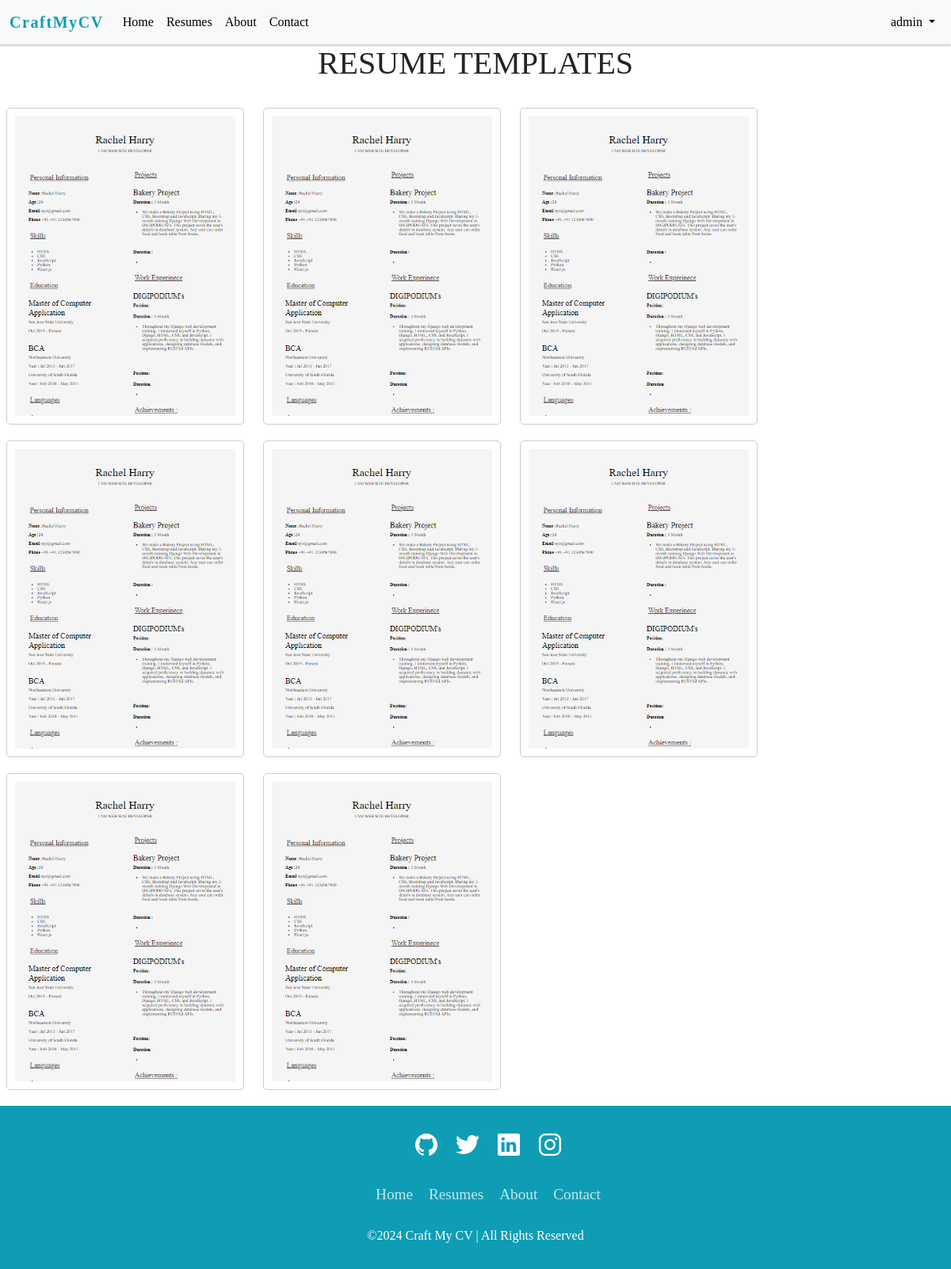
Page /resume_templates (signed in) on the earlier database version.
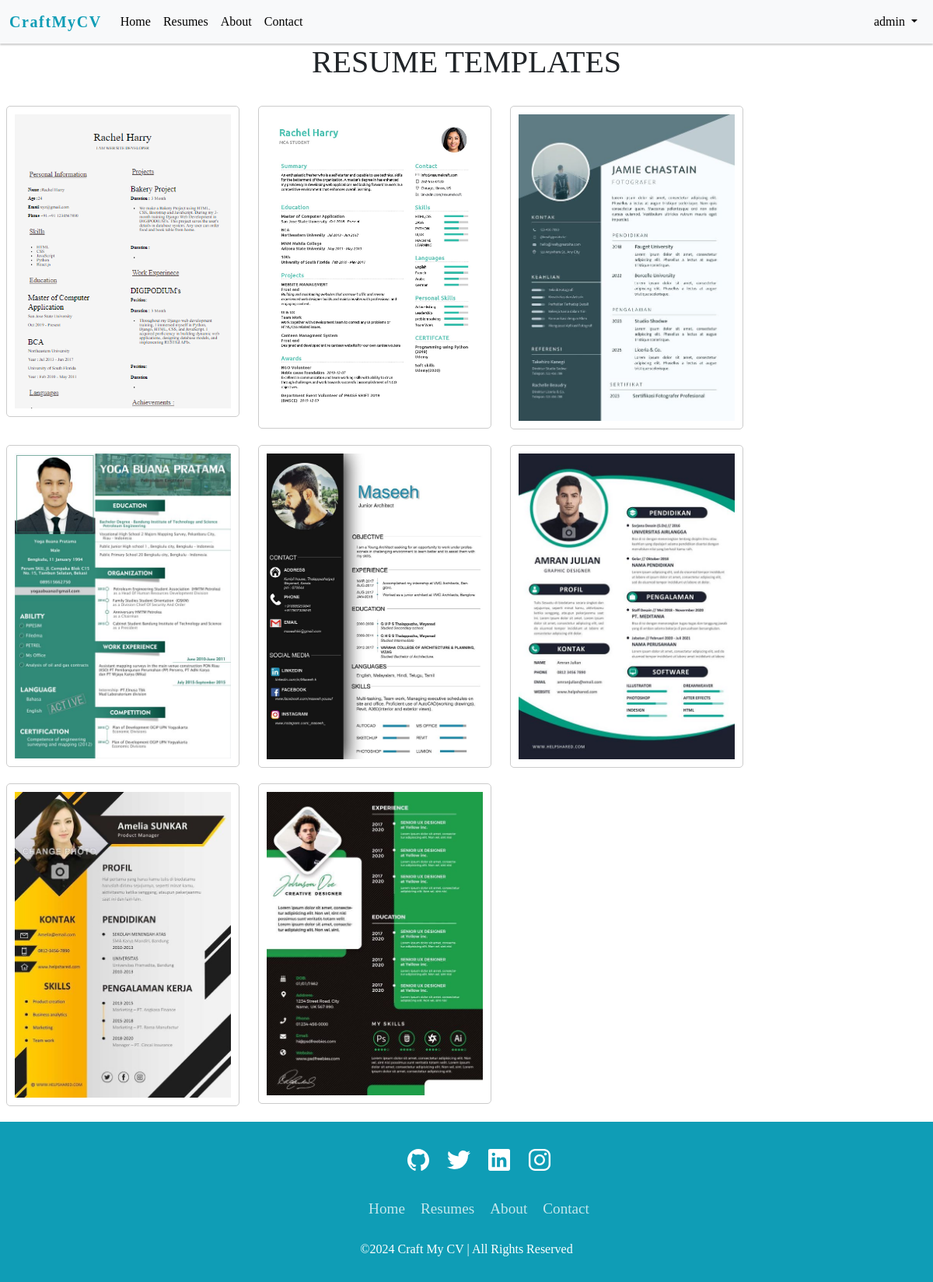
Same page on the later database version.
### resumebuilder/models.py (models this page shows, shortened)
class ResumeTemplate(models.Model):
    name = models.CharField(max_length=100)
    image = models.ImageField(upload_to='resume_templates/')

### resumebuilder/views.py (the view)
# urls.py: path("resume_templates", views.resume_templates, name="resume_templates"),
@login_required
def resume_templates(request):
    templates = ResumeTemplate.objects.all()
    return render(request, 'resumebuilder/resume_templates.html', {'templates': templates})

### templates/resumebuilder/resume_templates.html (shortened to what this page needs)
{% extends 'layout/base.html' %}
{% load static %}
{% block body %}
<h1>RESUME TEMPLATES</h1>
<div class="card-container">
    {% for template in templates %}
    <div class="template-card">
        <img src="{{ template.image.url }}" alt="{{ template.name }}">
    </div>
    {% endfor %}
</div>
{% endblock body %}

### templates/layout/base.html (shortened to what this page needs)
<!doctype html>
<html lang="en">
<head>
    <link href="https://cdn.jsdelivr.net/npm/bootstrap@5.3.2/dist/css/bootstrap.min.css" rel="stylesheet"
 />
    <link rel="stylesheet" type="text/css" href="//cdn.jsdelivr.net/npm/slick-carousel@1.8.1/slick/slick.css" />
    <link rel="stylesheet" type="text/css" href="//cdn.jsdelivr.net/npm/slick-carousel@1.8.1/slick/slick-theme.css" />
    <link rel="stylesheet" href="https://cdnjs.cloudflare.com/ajax/libs/font-awesome/6.5.2/css/all.min.css"
 />
</head>
<body>
    <header>
        {% include 'components/navbar.html' %}
    </header>
    <main>
        {% block body %}
        {% endblock body %}
    </main>
    <footer>
        {% include 'components/footer.html' %}
    </footer>
</body>
</html>

### templates/components/navbar.html (shortened to what this page needs)
{% load static %}
{% block body %}
<nav class="navbar navbar-expand-lg navbar-light bg-light">
  <div class="container-fluid">
    <a class="navbar-brand" href="#">CraftMyCV</a>
    <div class="collapse navbar-collapse" id="navbarSupportedContent">
      <ul class="navbar-nav me-auto mb-2 mb-lg-0">
        <li class="nav-item">
          <a class="nav-link active" aria-current="page" href="{% url 'home' %}">Home</a>
        </li>
        <li class="nav-item">
          <a class="nav-link" href="{% url 'resume_templates' %}">Resumes</a>
        </li>
        <li class="nav-item">
          <a class="nav-link" href="{% url 'about' %}">About</a>
        </li>
        <li class="nav-item">
          <a class="nav-link" href="{% url 'contact' %}">Contact</a>
        </li>
      </ul>
      <ul class="navbar-nav">
        {% if user.is_authenticated %}
        <li class="nav-item dropdown">
          <a class="nav-link dropdown-toggle" href="#" id="navbarDropdown" role="button" data-bs-toggle="dropdown"
            aria-expanded="false">
             {{ user.username }}
          </a>
        </li>
        {% endif %}
      </ul>
    </div>
  </div>
</nav>
{% endblock body %}

### templates/components/footer.html (shortened to what this page needs)
{% load static %}
{% block body %}
<html>
<body>
  <footer class="footer">
    <ul class="social-icon">
      <li class="social-icon__item"><a class="social-icon__link" href="https://github.com/VanshSrivastav21-VS">
          <ion-icon name="logo-github"></ion-icon>
        </a></li>
      <li class="social-icon__item"><a class="social-icon__link" href="https://x.com/Vanshrivastav4u?t=0EA6-YTSWqCEB36HZVjikA&s=09">
          <ion-icon name="logo-twitter"></ion-icon>
        </a></li>
      <li class="social-icon__item"><a class="social-icon__link" href="https://www.linkedin.com/in/vansh-srivastav-24550828b/">
          <ion-icon name="logo-linkedin"></ion-icon>
        </a></li>
      <li class="social-icon__item"><a class="social-icon__link" href="https://www.instagram.com/vanshrivastav._.4u?igsh=eXd0NXh6MndnZ2Q1">
          <ion-icon name="logo-instagram"></ion-icon>
        </a></li>
    </ul>
    <ul class="menu">
      <li class="menu__item"><a class="menu__link" href="{% url 'home' %}">Home</a></li>
      <li class="menu__item"><a class="menu__link" href="{% url 'resume_templates' %}">Resumes</a></li>
      <li class="menu__item"><a class="menu__link" href="{% url 'about' %}">About</a></li>
      <li class="menu__item"><a class="menu__link" href="{% url 'contact' %}">Contact</a></li>
    </ul>
    <p>&copy;2024 Craft My CV | All Rights Reserved</p>
  </footer>
</body>
</html>
{% endblock body %}

### templates/components/navbar.html (style rules this page uses)
.navbar { box-shadow: 0 2px 2px rgba(0, 0, 0, 0.2); }
.container-fluid .navbar-brand { font-family: century; font-weight: bold; letter-spacing: .1rem; color: rgb(15, 157, 182); transition: .5s; }
.navbar .collapse ul li a { color: black; font-family: century; text-decoration: none; }

### templates/resumebuilder/resume_templates.html (style rules this page uses)
h1 { text-align: center; font-family: century; }
.card-container { margin-top: 2rem; margin-left: .5rem; }
.template-card { position: relative; border: 1px solid #ccc; border-radius: 5px; padding: 10px; margin-bottom: 20px; width: 300px; display: inline-block; vertical-align: top; margin-right: 20px; }
.template-card img { max-width: 100%; height: auto; }

### templates/components/footer.html (style rules this page uses)
* { margin: 0; padding: 0; box-sizing: border-box; font-family: century; }
.footer { position: relative; width: 100%; background: rgb(15, 157, 182); min-height: 100px; padding: 20px 50px; display: flex; justify-content: center; align-items: center; flex-direction: column; }
.social-icon, .menu { position: relative; display: flex; justify-content: center; align-items: center; margin: 10px 0; flex-wrap: wrap; }
.social-icon__item, .menu__item { list-style: none; }
.social-icon__link { font-size: 2rem; color: #fff; margin: 0 10px; display: inline-block; transition: 0.5s; }
.menu__link { font-size: 1.2rem; color: #fff; margin: 0 10px; display: inline-block; transition: 0.5s; text-decoration: none; opacity: 0.75; font-weight: 300; }
.footer p { color: #fff; margin: 15px 0 10px 0; font-size: 1rem; font-weight: 300; }

Differences in the rows shown:
removed ResumeTemplate: image (picture)
removed ResumeTemplate: image (picture)
removed ResumeTemplate: image (picture)
removed ResumeTemplate: image (picture)
removed ResumeTemplate: image (picture)
removed ResumeTemplate: image (picture)
removed ResumeTemplate: image (picture)
added ResumeTemplate: image (picture)
added ResumeTemplate: image (picture)
added ResumeTemplate: image (picture)
added ResumeTemplate: image (picture)
added ResumeTemplate: image (picture)
added ResumeTemplate: image (picture)
added ResumeTemplate: image (picture)
